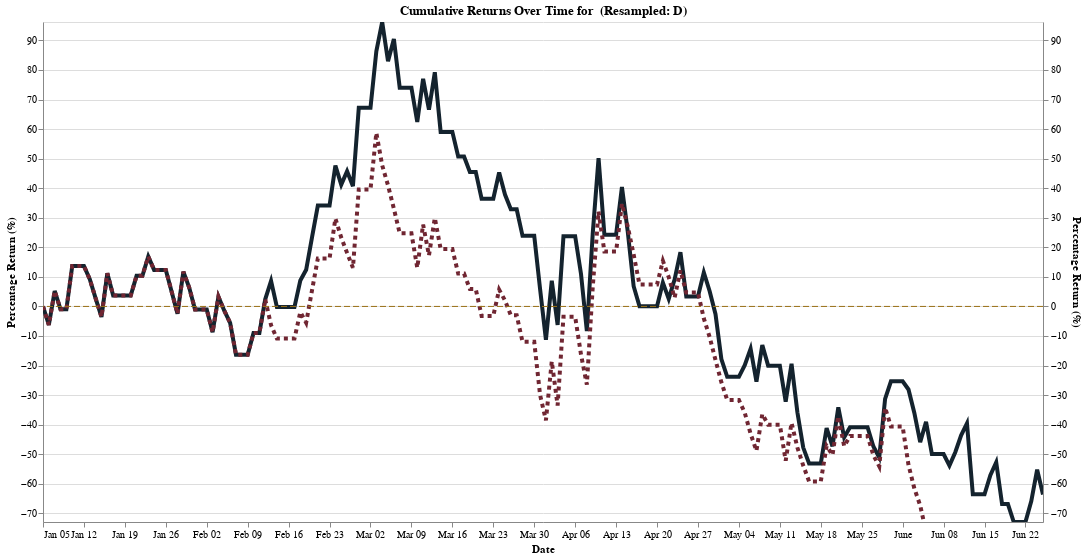

This figure's notebook cell:
### Code cell
rrg.cummulative_pnlcurve_visualization_comparison(performance, performance_2, algo, resample_period='D')

### Figure 1 — Vega-Lite specification as saved in the notebook (floating-point values rounded to 4 significant figures; data arrays with more than 128 entries replaced by an {"elided": "..."} marker saying what was removed)
{"config": {"view": {"continuousWidth": 300, "continuousHeight": 300}}, "layer": [{"data": {"name": "data-503050e334fe2eee7c1f09694caf80c1"}, "mark": {"type": "line", "color": "#14232E", "strokeWidth": 4}, "encoding": {"tooltip": [{"field": "date", "title": "Date", "type": "temporal"}, {"field": "cumulative_net_return", "title": "Cumulative Return (%)", "type": "quantitative"}], "x": {"axis": {"grid": false}, "field": "date", "title": "Date", "type": "temporal"}, "y": {"field": "cumulative_net_return", "scale": {"domain": [-72.94, 96.24]}, "title": "Percentage Return (%)", "type": "quantitative"}}, "name": "view_4"}, {"data": {"name": "data-0e83b3f37d7c376868e709b3bb1afea6"}, "mark": {"type": "line", "color": "#702632", "strokeDash": [4, 4], "strokeWidth": 4}, "encoding": {"tooltip": [{"field": "date", "title": "Date", "type": "temporal"}, {"field": "cumulative_net_return", "title": "Cumulative Return (%)", "type": "quantitative"}], "x": {"axis": {"grid": false}, "field": "date", "title": "Date", "type": "temporal"}, "y": {"field": "cumulative_net_return", "scale": {"domain": [-72.94, 96.24]}, "title": "Percentage Return (%)", "type": "quantitative"}}, "name": "view_5"}, {"data": {"name": "data-6d986c31bd8217990128c1c729e44507"}, "mark": {"type": "rule", "color": "#9A7116", "strokeDash": [6, 3], "strokeWidth": 1}, "encoding": {"y": {"axis": null, "field": "cumulative_net_return", "scale": {"domain": [-72.94, 96.24]}, "title": "", "type": "quantitative"}}}], "height": 500, "params": [{"name": "param_4", "select": {"type": "interval", "encodings": ["x", "y"]}, "bind": "scales", "views": ["view_4"]}, {"name": "param_5", "select": {"type": "interval", "encodings": ["x", "y"]}, "bind": "scales", "views": ["view_5"]}], "resolve": {"scale": {"y": "independent"}}, "title": "Cumulative Returns Over Time for  (Resampled: D)", "width": 1000, "$schema": "https://vega.github.io/schema/vega-lite/v5.8.0.json", "datasets": {"data-503050e334fe2eee7c1f09694caf80c1": {"elided": "172 records"}, "data-0e83b3f37d7c376868e709b3bb1afea6": {"elided": "172 records"}, "data-6d986c31bd8217990128c1c729e44507": [{"cumulative_net_return": 0}]}}
